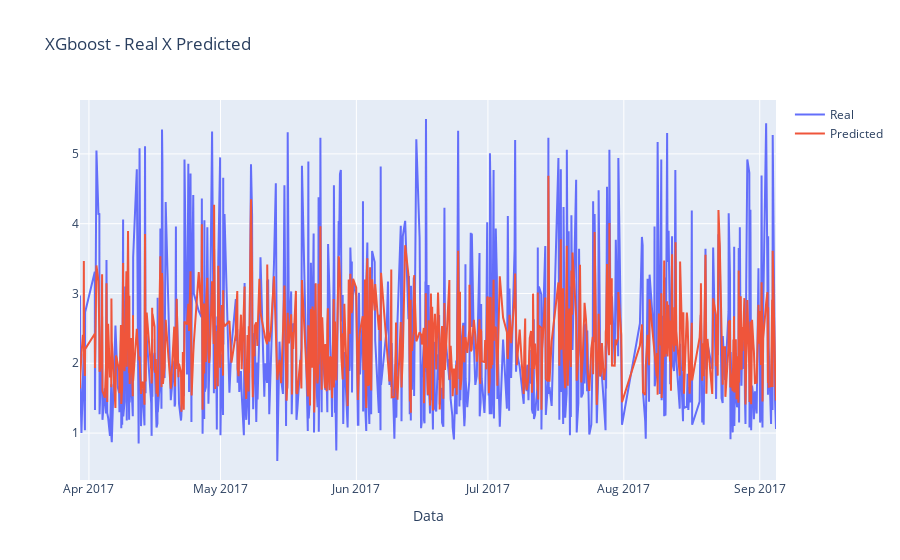

The cell this chart's notebook holds for it:
### Code cell
fig_model = go.Figure()

# Add traces
fig_model.add_trace(
    go.Scatter(x=f2_forest.index.sort_values(), y=f2_forest['Actual'], name="Real", mode='lines')
)

fig_model.add_trace(
    go.Scatter(x=f2_forest.index.sort_values(), y=f2_forest['Predicted'], name="Predicted", mode='lines')
)

# Add figure title
fig_model.update_layout(
    title_text="XGboost - Real X Predicted"
)
# Set x-axis title
fig_model.update_xaxes(title_text="Data")
fig_model.show()

### Figure 1 — Plotly figure (JSON) as saved in the notebook; plotly's stock layout.template omitted (floating-point values rounded to 4 significant figures; data arrays with more than 128 entries replaced by an {"elided": "..."} marker saying what was removed)
{"data": [{"mode": "lines", "name": "Real", "type": "scatter", "x": {"elided": "676 str values"}, "y": {"elided": "676 float values"}}, {"mode": "lines", "name": "Predicted", "type": "scatter", "x": {"elided": "676 str values"}, "y": {"elided": "676 float values"}}], "layout": {"title": {"text": "XGboost - Real X Predicted"}, "xaxis": {"title": {"text": "Data"}}}}
